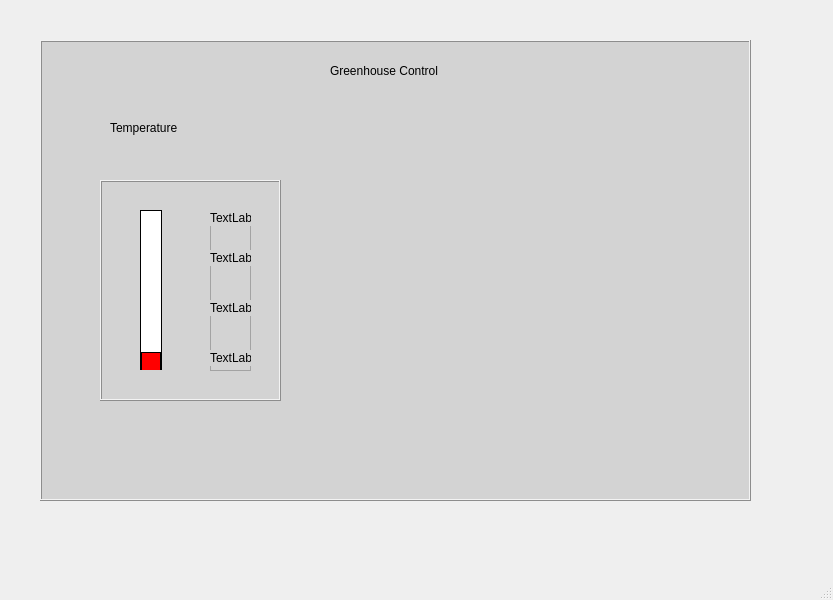
<?xml version="1.0" encoding="UTF-8"?>
<ui version="4.0">
 <class>MainWindow</class>
 <widget class="QMainWindow" name="MainWindow">
  <property name="geometry">
   <rect>
    <x>0</x>
    <y>0</y>
    <width>833</width>
    <height>600</height>
   </rect>
  </property>
  <property name="windowTitle">
   <string>MainWindow</string>
  </property>
  <widget class="QWidget" name="centralwidget">
   <widget class="QFrame" name="frame">
    <property name="geometry">
     <rect>
      <x>40</x>
      <y>40</y>
      <width>711</width>
      <height>461</height>
     </rect>
    </property>
    <property name="styleSheet">
     <string notr="true">background-color: lightgray;</string>
    </property>
    <property name="frameShape">
     <enum>QFrame::Box</enum>
    </property>
    <property name="frameShadow">
     <enum>QFrame::Raised</enum>
    </property>
    <widget class="QLabel" name="label">
     <property name="geometry">
      <rect>
       <x>290</x>
       <y>10</y>
       <width>171</width>
       <height>41</height>
      </rect>
     </property>
     <property name="text">
      <string>Greenhouse Control</string>
     </property>
    </widget>
    <widget class="QLabel" name="label_2">
     <property name="geometry">
      <rect>
       <x>70</x>
       <y>80</y>
       <width>101</width>
       <height>16</height>
      </rect>
     </property>
     <property name="text">
      <string>Temperature</string>
     </property>
    </widget>
    <widget class="QFrame" name="frame_2">
     <property name="geometry">
      <rect>
       <x>60</x>
       <y>140</y>
       <width>181</width>
       <height>221</height>
      </rect>
     </property>
     <property name="styleSheet">
      <string notr="true">background-color: lightgray;</string>
     </property>
     <property name="frameShape">
      <enum>QFrame::Box</enum>
     </property>
     <property name="frameShadow">
      <enum>QFrame::Raised</enum>
     </property>
     <widget class="QSlider" name="verticalSlider_2">
      <property name="geometry">
       <rect>
        <x>40</x>
        <y>30</y>
        <width>22</width>
        <height>160</height>
       </rect>
      </property>
      <property name="styleSheet">
       <string notr="true">QSlider::groove:vertical {
    background: white;
    border: 1px solid black;
    width: 20px; /* Genişliği isteğe göre ayarlayın */
}

QSlider::handle:vertical {
    background: red;
    border: 1px solid black;
    height: 20px;
    margin: -5px 0;
}
</string>
      </property>
      <property name="minimum">
       <number>20</number>
      </property>
      <property name="maximum">
       <number>35</number>
      </property>
      <property name="orientation">
       <enum>Qt::Vertical</enum>
      </property>
      <property name="tickInterval">
       <number>5</number>
      </property>
     </widget>
     <widget class="QFrame" name="frame_3">
      <property name="geometry">
       <rect>
        <x>110</x>
        <y>30</y>
        <width>41</width>
        <height>161</height>
       </rect>
      </property>
      <property name="frameShape">
       <enum>QFrame::StyledPanel</enum>
      </property>
      <property name="frameShadow">
       <enum>QFrame::Raised</enum>
      </property>
      <widget class="QLabel" name="label_3">
       <property name="geometry">
        <rect>
         <x>0</x>
         <y>0</y>
         <width>55</width>
         <height>16</height>
        </rect>
       </property>
       <property name="text">
        <string>TextLabel</string>
       </property>
      </widget>
      <widget class="QLabel" name="label_4">
       <property name="geometry">
        <rect>
         <x>0</x>
         <y>40</y>
         <width>55</width>
         <height>16</height>
        </rect>
       </property>
       <property name="text">
        <string>TextLabel</string>
       </property>
      </widget>
      <widget class="QLabel" name="label_5">
       <property name="geometry">
        <rect>
         <x>0</x>
         <y>90</y>
         <width>55</width>
         <height>16</height>
        </rect>
       </property>
       <property name="text">
        <string>TextLabel</string>
       </property>
      </widget>
      <widget class="QLabel" name="label_6">
       <property name="geometry">
        <rect>
         <x>0</x>
         <y>140</y>
         <width>55</width>
         <height>16</height>
        </rect>
       </property>
       <property name="text">
        <string>TextLabel</string>
       </property>
      </widget>
     </widget>
    </widget>
   </widget>
  </widget>
  <widget class="QMenuBar" name="menubar">
   <property name="geometry">
    <rect>
     <x>0</x>
     <y>0</y>
     <width>833</width>
     <height>26</height>
    </rect>
   </property>
  </widget>
  <widget class="QStatusBar" name="statusbar"/>
 </widget>
 <resources/>
 <connections/>
</ui>
